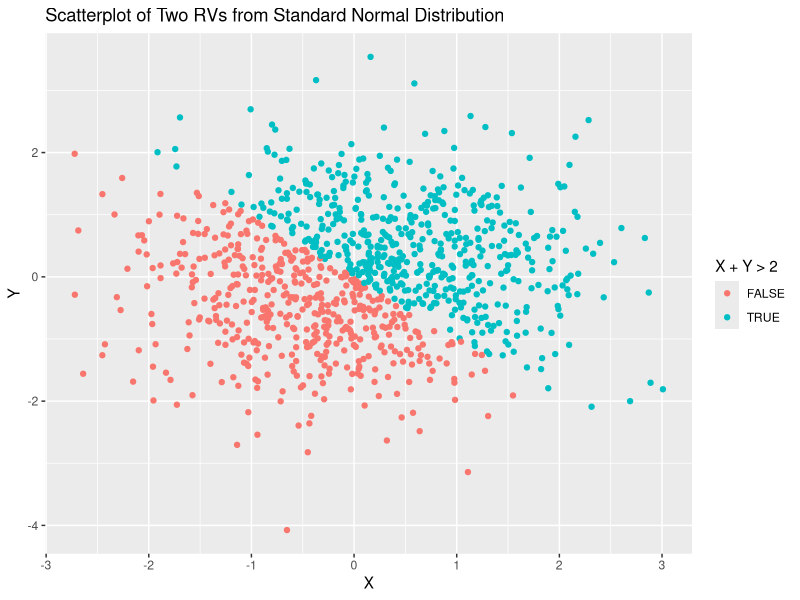
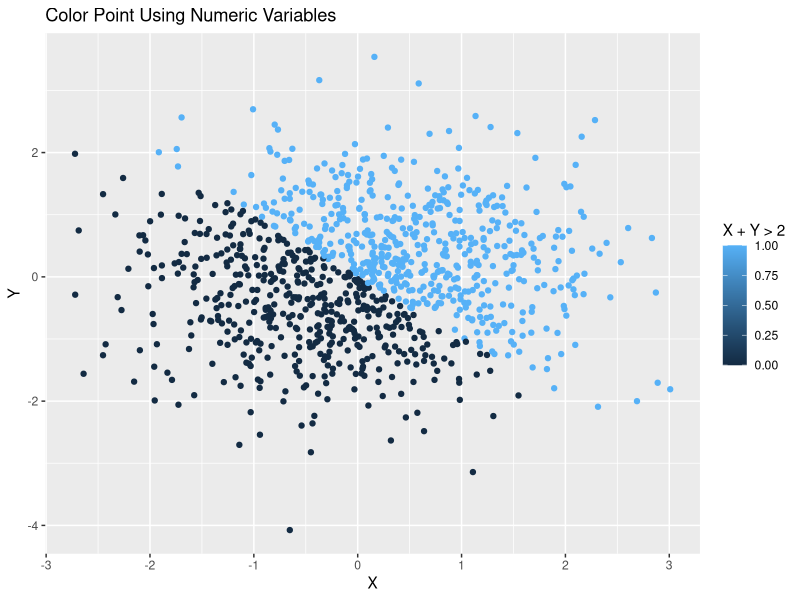
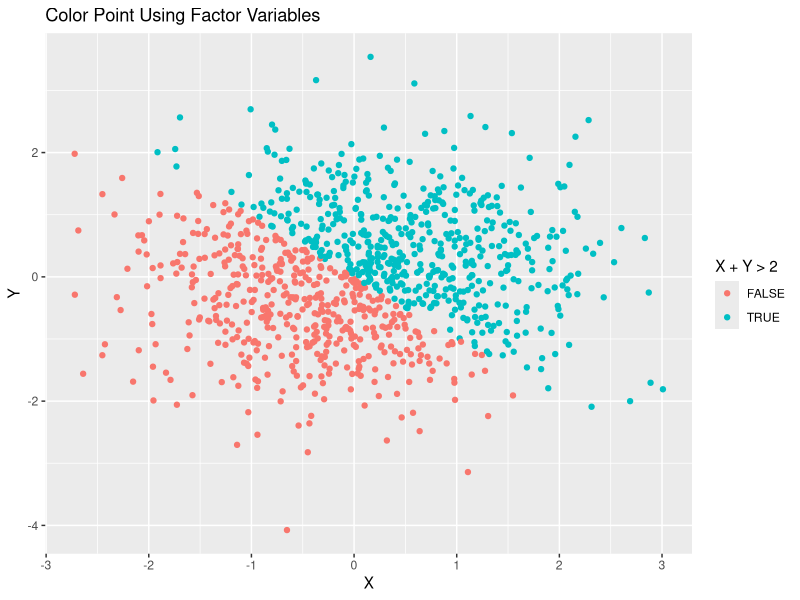
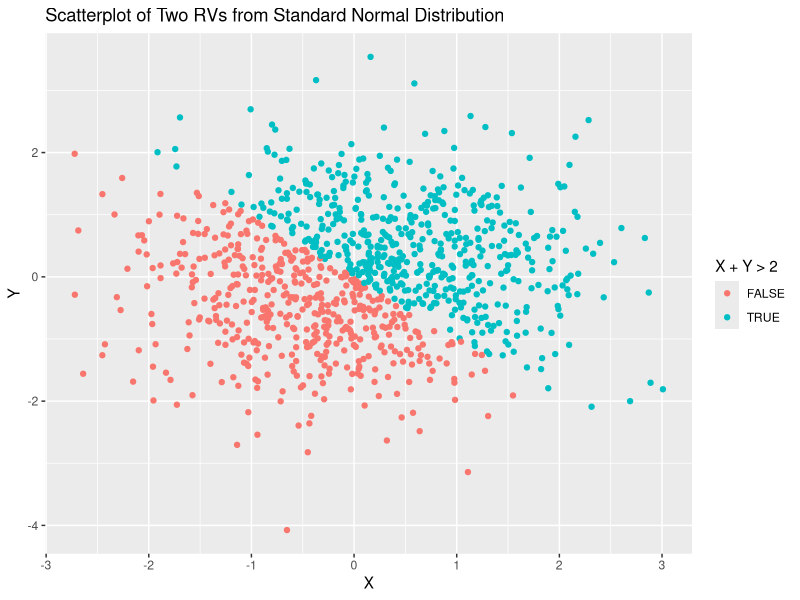
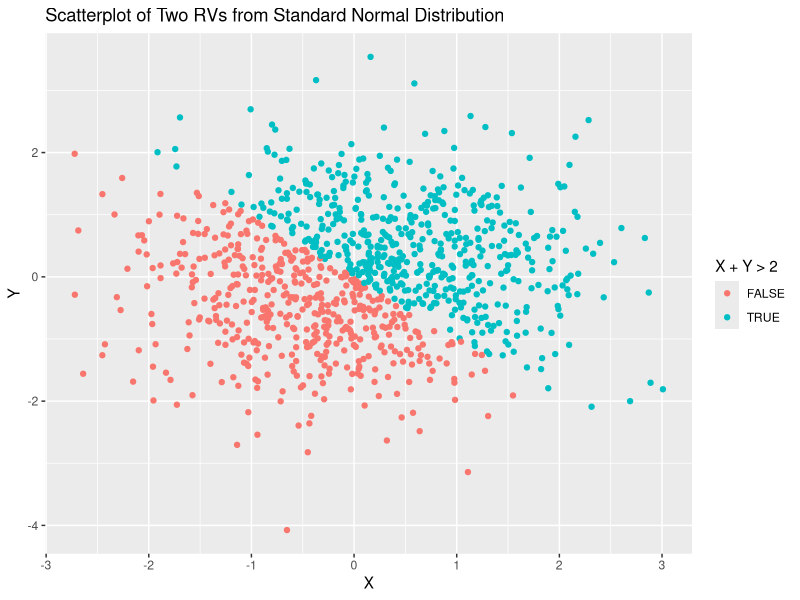

Generate these figures, in order, with R:
## ---- chunk 1
library(tidyverse)
## ---- chunk 2
set.seed(1)

variable_types_df = tibble(
  vec_uniform = runif(10, min = 0, max = 5),
  vec_logical = as.logical(vec_uniform > 2),
  vec_character = c("Red", "Green", "Blue", "Orange", "Yellow", "Violet", "Indigo", "Black", "White", "Gray"),
  vec_factor = factor(c("Peter", "Noah", "Lance", "Matthew", "Daniel", "Chris", "Carlos", "Jonathan", "Aric", "Griffin"))
)
## ---- chunk 3

mean(variable_types_df$vec_uniform)
mean(variable_types_df$vec_logical)
mean(variable_types_df$vec_character)
mean(variable_types_df$vec_factor)

## ---- chunk 4

convert_logical = as.numeric(variable_types_df$vec_logical)
convert_character = as.numeric(variable_types_df$vec_character)
convert_factor = as.numeric(variable_types_df$vec_factor)

## ---- chunk 5

mean(convert_logical)
mean(convert_character)
mean(convert_factor)

## ---- chunk 6

character_factor_numeric = as.numeric(as.factor(variable_types_df$vec_character))
factor_character_numeric = as.numeric(as.character(variable_types_df$vec_factor))

## ---- chunk 7

mean(character_factor_numeric)
mean(factor_character_numeric)

## ---- chunk 8
set.seed(2)

random_sample_df = tibble(
x = rnorm(1000, mean = 0, sd = 1),
y = rnorm(1000, mean = 0, sd = 1),
x_plus_y_logical = as.logical(x + y > 0),
x_plus_y_numeric = as.numeric(x_plus_y_logical),
x_plus_y_factor = as.factor(x_plus_y_logical)
)

head(random_sample_df)
## ---- chunk 9

ggplot(random_sample_df, aes(x = x, y = y, color = x_plus_y_logical)) + geom_point() + ggtitle("Scatterplot of Two RVs from Standard Normal Distribution") + xlab("X") + ylab("Y") + labs(colour = "X + Y > 2")

## ---- chunk 10

ggplot(random_sample_df, aes(x = x, y = y, color = x_plus_y_numeric)) + geom_point() + ggtitle("Color Point Using Numeric Variables") + xlab("X") + ylab("Y") + labs(colour = "X + Y > 2")
## ---- chunk 11

ggplot(random_sample_df, aes(x = x, y = y, color = x_plus_y_factor)) + geom_point() + ggtitle("Color Point Using Factor Variables") + xlab("X") + ylab("Y") + labs(colour = "X + Y > 2")

## ---- chunk 12
ggplot(random_sample_df, aes(x = x, y = y, color = x_plus_y_logical)) + geom_point() + ggtitle("Scatterplot of Two RVs from Standard Normal Distribution") + xlab("X") + ylab("Y") + labs(colour = "X + Y > 2")

ggsave("logical_color_scatter_plot.pdf", height = 4, width = 6)

